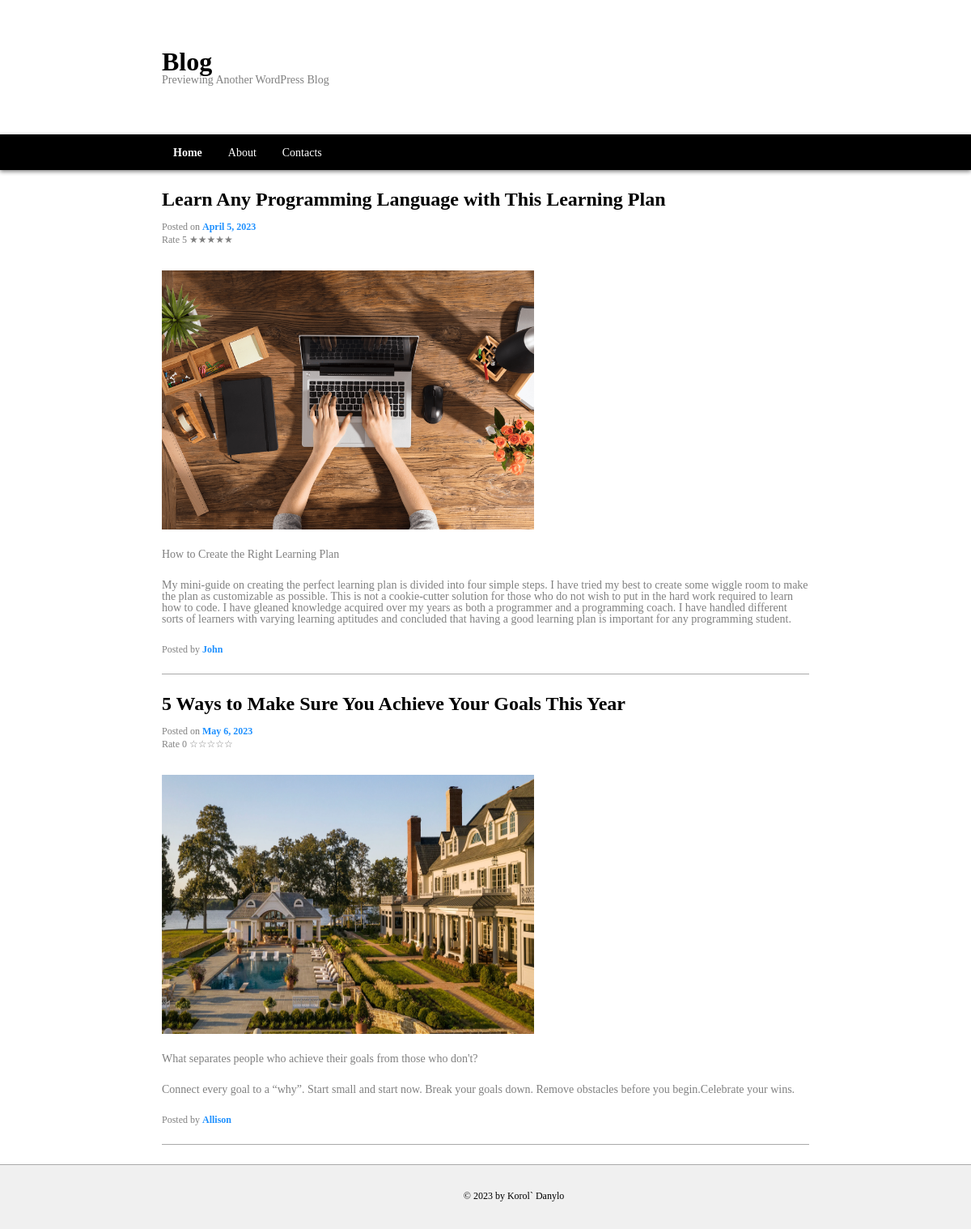
Page /webroot/index.php on the committed database.
### tables this page shows
CREATE TABLE articles (
      id INTEGER NOT NULL PRIMARY KEY AUTOINCREMENT,
      date TEXT NOT NULL,
      title TEXT NOT NULL,
      img TEXT NOT NULL,
      info TEXT NOT NULL,
      description TEXT NOT NULL,
      author TEXT NOT NULL
    );

### inc/functions.php (called while the page is built, shortened)
<?php
function getConnection(): PDO
{
  try {
    return new PDO('sqlite:../blog.sqlite');
  } catch (PDOException $e) {
    http_response_code(500);
    exit();
  }
}
function getArticles(): array
{
  $pdo = getConnection();
  $sql =
    'SELECT articles.*, AVG(comments.rate) avg_rate, COUNT(comments.id) comments_count
    FROM articles LEFT JOIN comments ON articles.id = comments.article_id
    GROUP BY articles.id';
  $result = $pdo->query($sql)->fetchAll(PDO::FETCH_ASSOC);
  return $result;
}

### inc/article.php (the view, shortened to what this page needs)
<?php
$tag = 'Home' === $currentPage ? 'h2' : 'h1';
$url = 'article.php?id=' . $article['id'];
$rate = $article['avg_rate'] ?? 0;
$rate_by_star = str_repeat('&#9733', (int) ($rate)) . str_repeat('&#9734', 5 - (int) ($rate));
?>
<article class='blog-article'>
  <header>
    <a href=<?= $url ?>>
      <<?= $tag ?> class="title-article"><?= $article['title']; ?></<?= $tag ?>>
    </a>
  </header>
  <div class='posted'>
    Posted on <span class='posted__date'>
      <?= $date = DateTime::createFromFormat('Y-m-d', $article['date'])->format('F j, Y') ?>
    </span>
  </div>
  <div class='rate'>
    Rate
    <?= $rate ?>
    <?= $rate_by_star ?>
  </div>
  <img src='../assets/<?= $article['img'] ?>' alt=<?= $article['img'] ?>>
  <div class='info'>
    <?= $article['info']; ?>
  </div>
  <div class='description'>
    <?= $article['description']; ?>
  </div>
  <footer>
    Posted by <span class='author'>
      <?= $article['author'] ?>
    </span>
  </footer>
</article>

### webroot/index.php (shortened to what this page needs)
<?php
$currentPage = "Home";
require_once "../inc/functions.php";
$articles = getArticles();
?>
<!DOCTYPE html>
<html lang="en">
<?php require("../inc/head.php"); ?>
<body>
    <?php require("../inc/header.php") ?>
    <main>
        <?php foreach ($articles as $article) {
            require("../inc/article.php");
        } ?>
    </main>
    <?php require('../inc/footer.php'); ?>
</body>
</html>

### inc/head.php (shortened to what this page needs)
<head>
  <link rel="stylesheet" href="../css/reset.css">
  <link rel="stylesheet" href="../css/styles.css">
</head>

### inc/header.php
<?php
$tag = $currentPage === "Home" ? "h1" : "div";
?>
<header class="blog-header">
  <div class="title">
    <<?=$tag?> class="name">
      Blog
    </<?=$tag?>>
    <div class="subtitle">
      Previewing Another WordPress Blog
    </div>
  </div>
  <nav>
      <ul>
        <li><a href="index.php" <?php if ($currentPage === 'Home') echo 'class="current"' ?>>Home</a></li>
        <li><a href="about.php" <?php if ($currentPage === 'About') echo 'class="current"' ?>>About</a></li>
        <li><a href="contacts.php" <?php if ($currentPage === 'Contacts') echo 'class="current"' ?>>Contacts</a></li>
      </ul>
    </nav>
  </header>

### inc/footer.php
<footer class="blog-footer">
	©
	<?= date('Y') ?> by Korol` Danylo
</footer>

### css/styles.css (style rules this page uses)
.name { font-size: 32px; font-weight: bold; }
.title { padding: 60px 0px; margin-left: auto; margin-right: auto; max-width: 800px; }
.subtitle { font-size: 14px; color: gray; font-weight: lighter; }
.blog-header nav { background-color: black; box-shadow: 0px 2px 5px gray; color: white; padding: 14px 0px; }
.blog-header li { display: inline-block; }
.blog-header ul { margin-left: auto; margin-right: auto; max-width: 800px; }
.blog-header a { font-size: 14px; padding: 14px; }
.blog-header a.current { font-weight: bold; }
main { max-width: 800px; margin-left: auto; margin-right: auto; margin-top: 24px; }
.blog-article { padding-bottom: 24px; border-bottom: 1px solid darkgray; margin-bottom: 24px; }
.title-article, .about-article header h2, .contacts-article header h2 { font-size: 24px; font-weight: bold; padding-bottom: 16px; }
.blog-article .posted { font-size: 12px; color: gray; margin-bottom: 4px; }
.blog-article .rate { margin-bottom: 32px; font-size: 12px; color: gray; }
.blog-article .posted__date { color: dodgerblue; font-weight: bold; }
.blog-article img { width: 460px; height: 320px; }
.blog-article .info, .blog-article .description, .blog-article footer { padding-top: 24px; font-size: 14px; color: gray; }
.blog-article footer { font-size: 12px; }
.blog-article .author { color: dodgerblue; font-weight: bold; }
.blog-footer { padding-top: 32px; padding-left: 70px; text-align: center; height: 80px; font-size: 12px; background-color:rgb(240, 240, 240); border-top: 1px solid darkgray; }

### rows in the picture
articles: title "Learn Any Programming Language with This Learning Plan", date "April 5, 2023", rate "5", rate_by_star "★★★★★", img (picture), info "How to Create the Right Learning Plan", description "My mini-guide on creating the perfect learning plan is divided into four simple steps. I have tried my best to create some wiggle room to make the plan as customizable as possible. This is not a cookie-cutter solution for those who do not wish to put in the hard work required to learn how to code. I have gleaned knowledge acquired over my years as both a programmer and a programming coach. I have handled different sorts of learners with varying learning aptitudes and concluded that having a good learning plan is important for any programming student.", author "John"
articles: title "5 Ways to Make Sure You Achieve Your Goals This Year", date "May 6, 2023", rate "0", rate_by_star "☆☆☆☆☆", img (picture), info "What separates people who achieve their goals from those who don't?", description "Connect every goal to a “why”. Start small and start now. Break your goals down. Remove obstacles before you begin.Celebrate your wins.", author "Allison"
